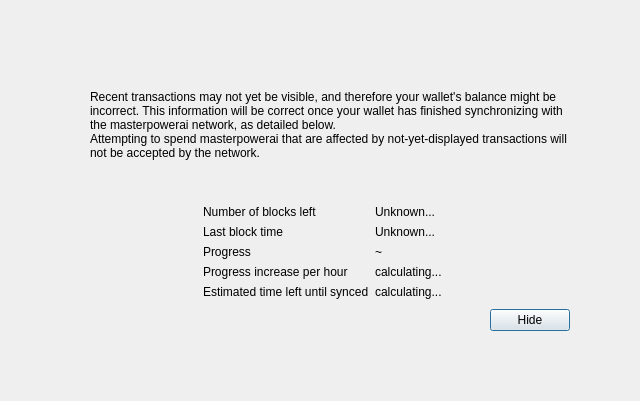
<?xml version="1.0" encoding="UTF-8"?>
<ui version="4.0">
 <class>ModalOverlay</class>
 <widget class="QWidget" name="ModalOverlay">
  <property name="geometry">
   <rect>
    <x>0</x>
    <y>0</y>
    <width>640</width>
    <height>401</height>
   </rect>
  </property>
  <property name="windowTitle">
   <string>Form</string>
  </property>
  <layout class="QVBoxLayout" name="verticalLayout" stretch="0">
   <property name="sizeConstraint">
    <enum>QLayout::SetDefaultConstraint</enum>
   </property>
   <property name="leftMargin">
    <number>0</number>
   </property>
   <property name="topMargin">
    <number>0</number>
   </property>
   <property name="rightMargin">
    <number>0</number>
   </property>
   <property name="bottomMargin">
    <number>0</number>
   </property>
   <item>
    <widget class="QWidget" name="bgWidget" native="true">
     <property name="styleSheet">
      <string notr="true"/>
     </property>
     <layout class="QVBoxLayout" name="verticalLayoutMain" stretch="0">
      <property name="leftMargin">
       <number>60</number>
      </property>
      <property name="topMargin">
       <number>60</number>
      </property>
      <property name="rightMargin">
       <number>60</number>
      </property>
      <property name="bottomMargin">
       <number>60</number>
      </property>
      <item>
       <widget class="QWidget" name="contentWidget" native="true">
        <property name="styleSheet">
         <string notr="true"/>
        </property>
        <layout class="QVBoxLayout" name="verticalLayoutSub" stretch="1,0,0,0,0">
         <property name="spacing">
          <number>0</number>
         </property>
         <property name="leftMargin">
          <number>10</number>
         </property>
         <property name="topMargin">
          <number>10</number>
         </property>
         <property name="rightMargin">
          <number>10</number>
         </property>
         <property name="bottomMargin">
          <number>10</number>
         </property>
         <item>
          <layout class="QHBoxLayout" name="horizontalLayoutIconText" stretch="0,1">
           <property name="topMargin">
            <number>20</number>
           </property>
           <item>
            <layout class="QVBoxLayout" name="verticalLayoutIcon">
             <property name="leftMargin">
              <number>0</number>
             </property>
             <item>
              <widget class="QLabel" name="warningIcon">
               <property name="text">
                <string/>
               </property>
              </widget>
             </item>
             <item>
              <spacer name="verticalSpacerWarningIcon">
               <property name="orientation">
                <enum>Qt::Vertical</enum>
               </property>
               <property name="sizeHint" stdset="0">
                <size>
                 <width>20</width>
                 <height>40</height>
                </size>
               </property>
              </spacer>
             </item>
            </layout>
           </item>
           <item>
            <layout class="QVBoxLayout" name="verticalLayoutInfoText">
             <property name="leftMargin">
              <number>0</number>
             </property>
             <property name="topMargin">
              <number>0</number>
             </property>
             <item>
              <widget class="QLabel" name="infoText">
               <property name="text">
                <string>Recent transactions may not yet be visible, and therefore your wallet's balance might be incorrect. This information will be correct once your wallet has finished synchronizing with the masterpowerai network, as detailed below.</string>
               </property>
               <property name="textFormat">
                <enum>Qt::RichText</enum>
               </property>
               <property name="wordWrap">
                <bool>true</bool>
               </property>
              </widget>
             </item>
             <item>
              <widget class="QLabel" name="infoTextStrong">
               <property name="text">
                <string>Attempting to spend masterpowerai that are affected by not-yet-displayed transactions will not be accepted by the network.</string>
               </property>
               <property name="textFormat">
                <enum>Qt::RichText</enum>
               </property>
               <property name="wordWrap">
                <bool>true</bool>
               </property>
              </widget>
             </item>
             <item>
              <spacer name="verticalSpacerInTextSpace">
               <property name="orientation">
                <enum>Qt::Vertical</enum>
               </property>
               <property name="sizeHint" stdset="0">
                <size>
                 <width>20</width>
                 <height>40</height>
                </size>
               </property>
              </spacer>
             </item>
            </layout>
           </item>
          </layout>
         </item>
         <item>
          <spacer name="verticalSpacerAfterText">
           <property name="orientation">
            <enum>Qt::Vertical</enum>
           </property>
           <property name="sizeHint" stdset="0">
            <size>
             <width>20</width>
             <height>40</height>
            </size>
           </property>
          </spacer>
         </item>
         <item>
          <layout class="QFormLayout" name="formLayout">
           <property name="fieldGrowthPolicy">
            <enum>QFormLayout::FieldsStayAtSizeHint</enum>
           </property>
           <property name="formAlignment">
            <set>Qt::AlignHCenter|Qt::AlignTop</set>
           </property>
           <property name="horizontalSpacing">
            <number>6</number>
           </property>
           <property name="verticalSpacing">
            <number>6</number>
           </property>
           <property name="topMargin">
            <number>10</number>
           </property>
           <item row="0" column="0">
            <widget class="QLabel" name="labelNumberOfBlocksLeft">
             <property name="text">
              <string>Number of blocks left</string>
             </property>
            </widget>
           </item>
           <item row="0" column="1">
            <widget class="QLabel" name="numberOfBlocksLeft">
             <property name="text">
              <string>Unknown...</string>
             </property>
            </widget>
           </item>
           <item row="1" column="0">
            <widget class="QLabel" name="labelLastBlockTime">
             <property name="text">
              <string>Last block time</string>
             </property>
            </widget>
           </item>
           <item row="1" column="1">
            <widget class="QLabel" name="newestBlockDate">
             <property name="sizePolicy">
              <sizepolicy hsizetype="Maximum" vsizetype="Preferred">
               <horstretch>0</horstretch>
               <verstretch>0</verstretch>
              </sizepolicy>
             </property>
             <property name="text">
              <string>Unknown...</string>
             </property>
            </widget>
           </item>
           <item row="2" column="0">
            <widget class="QLabel" name="labelSyncDone">
             <property name="text">
              <string>Progress</string>
             </property>
            </widget>
           </item>
           <item row="2" column="1">
            <layout class="QHBoxLayout" name="horizontalLayoutSync" stretch="0,1">
             <item>
              <widget class="QLabel" name="percentageProgress">
               <property name="text">
                <string notr="true">~</string>
               </property>
              </widget>
             </item>
            </layout>
           </item>
           <item row="4" column="0">
            <widget class="QLabel" name="labelProgressIncrease">
             <property name="text">
              <string>Progress increase per hour</string>
             </property>
            </widget>
           </item>
           <item row="4" column="1">
            <widget class="QLabel" name="progressIncreasePerH">
             <property name="text">
              <string>calculating...</string>
             </property>
            </widget>
           </item>
           <item row="5" column="0">
            <widget class="QLabel" name="labelEstimatedTimeLeft">
             <property name="text">
              <string>Estimated time left until synced</string>
             </property>
            </widget>
           </item>
           <item row="5" column="1">
            <widget class="QLabel" name="expectedTimeLeft">
             <property name="text">
              <string>calculating...</string>
             </property>
            </widget>
           </item>
          </layout>
         </item>
         <item>
          <layout class="QHBoxLayout" name="horizontalLayoutButtons">
           <property name="leftMargin">
            <number>10</number>
           </property>
           <property name="topMargin">
            <number>10</number>
           </property>
           <item>
            <spacer name="horizontalSpacer">
             <property name="orientation">
              <enum>Qt::Horizontal</enum>
             </property>
             <property name="sizeHint" stdset="0">
              <size>
               <width>40</width>
               <height>20</height>
              </size>
             </property>
            </spacer>
           </item>
           <item>
            <widget class="QPushButton" name="closeButton">
             <property name="text">
              <string>Hide</string>
             </property>
             <property name="shortcut">
              <string notr="true">Esc</string>
             </property>
             <property name="focusPolicy">
              <enum>Qt::StrongFocus</enum>
             </property>
             <property name="default">
              <bool>true</bool>
             </property>
            </widget>
           </item>
          </layout>
         </item>
         <item>
          <layout class="QVBoxLayout" name="verticalLayout_2">
           <item>
            <spacer name="verticalSpacer">
             <property name="orientation">
              <enum>Qt::Vertical</enum>
             </property>
             <property name="sizeHint" stdset="0">
              <size>
               <width>20</width>
               <height>40</height>
              </size>
             </property>
            </spacer>
           </item>
          </layout>
         </item>
        </layout>
       </widget>
      </item>
     </layout>
    </widget>
   </item>
  </layout>
 </widget>
 <resources/>
 <connections/>
</ui>
